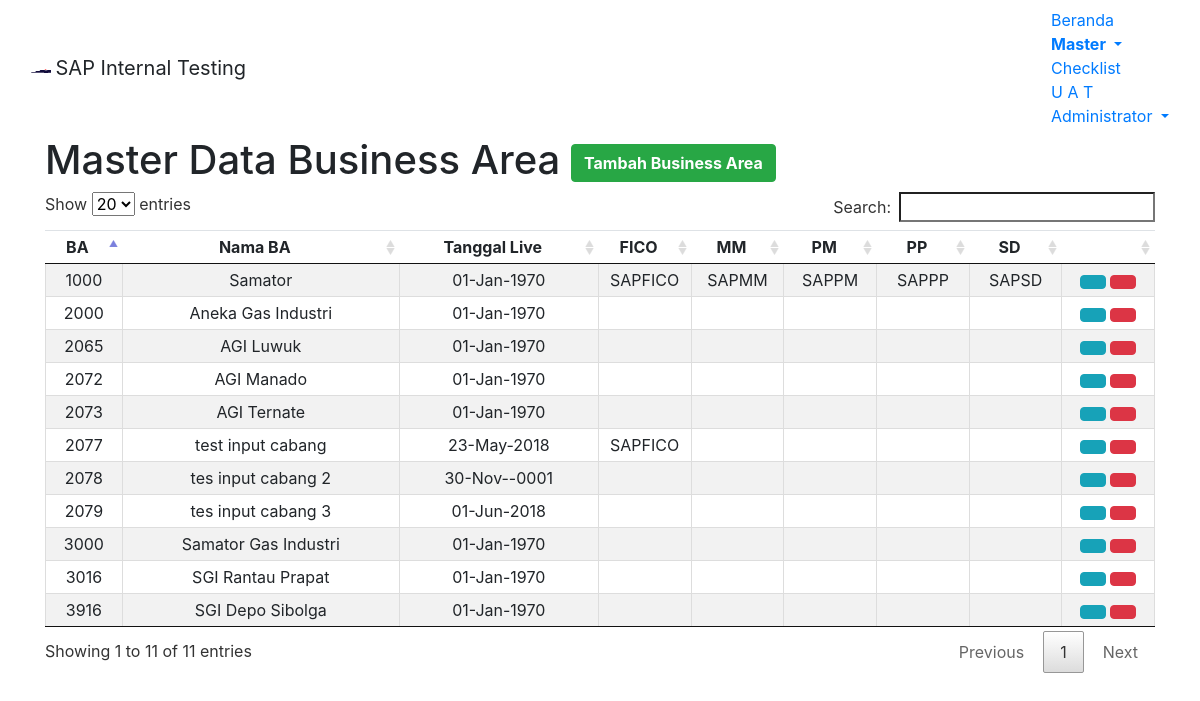
The page /module/home/m-ba.php (signed in) on the database its author committed.
### tables this page shows
CREATE TABLE `m_ba` (
  `id` int(11) NOT NULL,
  `idba` int(4) NOT NULL,
  `nameba` varchar(255) NOT NULL,
  `date_live` date DEFAULT NULL,
  `p_fico` varchar(255) DEFAULT NULL,
  `p_mm` varchar(255) DEFAULT NULL,
  `p_pm` varchar(255) DEFAULT NULL,
  `p_pp` varchar(255) DEFAULT NULL,
  `p_sd` varchar(255) DEFAULT NULL,
  `chg_by` varchar(255) DEFAULT NULL,
  `chg_date` datetime DEFAULT NULL
);

### module/home/m-ba.php (the view, shortened to what this page needs)
<!DOCTYPE html>
<?php
	$root = "../../";
?>
 <html lang="en-US">
<head>
<link href="<?php echo $root; ?>assets/css/bootstrap.min.css" rel="stylesheet">
<link href="<?php echo $root; ?>assets/datatables/media/css/jquery.dataTables.min.css" rel="stylesheet">
<link href="<?php echo $root; ?>assets/bs-select/css/bootstrap-select.min.css" rel="stylesheet">
<body>
	<nav class="navbar navbar-default">
	  <div class="container-fluid">
		<div class="navbar-header">
		  <img alt="Samator" class="navbar-text" src="<?php echo $root; ?>assets/images/s-logo.png" width="20" height="20">
		  <a class="navbar-brand">SAP Internal Testing</a>
		</div>
		<ul class="nav navbar-nav navbar-right">
			<li><a href="<?php echo $root; ?>module/home/home.php">Beranda</a></li>
			<li class="dropdown active">
				<a class="dropdown-toggle" data-toggle="dropdown" href="#"><b>Master
				<span class="caret"></span></b></a>
			</li>
			<li><a href="<?php echo $root; ?>module/home/checklist.php">Checklist</a></li>
			<li><a href="<?php echo $root; ?>module/home/uat.php">U A T</a></li>
			<li class="dropdown">
				<a class="dropdown-toggle" data-toggle="dropdown" href="#"><span class="glyphicon glyphicon-user" aria-hidden="true"></span>
				<?php echo $_SESSION["longname"]; ?>
				<span class="caret"></span></a>
			</li>
		</ul>
	  </div>
	</nav>
	<div class="container container-fluid">
		<h1>Master Data Business Area
			<?php
				if ($_SESSION['modul']=="ABAP" || $_SESSION['modul']=="BASIS")
				{
			?>
			<button type="button" class="btn btn-success pull-right" data-toggle="modal" data-target="#modaladdba"><span class="glyphicon glyphicon-plus"></span> <b>Tambah Business Area</b></button>
			<?php
				}
				else
				{
				}
			?>
		</h1>
	</div>
	<div class="container container-fluid">
		<table id="tableBA" class="table table-hover text-center table-striped compact cell-border">
			<thead>
				<tr>
					<td><b>BA</b></td>
					<td><b>Nama BA</b></td>
					<td><b>Tanggal Live</b></td>
					<td class="col-md-1 col-lg-1"><b>FICO</b></td>
					<td class="col-md-1 col-lg-1"><b>MM</b></td>
					<td class="col-md-1 col-lg-1"><b>PM</b></td>
					<td class="col-md-1 col-lg-1"><b>PP</b></td>
					<td class="col-md-1 col-lg-1"><b>SD</b></td>
					<?php if ($_SESSION['modul']=="ABAP" || $_SESSION['modul']=="BASIS") { ?>
					<td class="col-md-1"></td>
					<?php } else {} ?>
				</tr>
			</thead>
			<tbody data-link="row">
			<?php
				$con = mysqli_connect("localhost","root","","saptest");
				$query = "SELECT * FROM m_ba";
				$result = mysqli_query($con,$query);
				while($row = mysqli_fetch_array($result,MYSQLI_ASSOC))
				{
					echo "<tr>";
						echo "<td style:'border=1px solid black'>".$row['idba']."</td>";
						echo "<td style:'border=1px solid black'>".$row['nameba']."</td>";
						$origDate = $row['date_live'];
						$newDate = date("d-M-Y", strtotime($origDate));
						echo "<td style:'border=1px solid black'>".$newDate."</td>";
						echo "<td style:'border=1px solid black'>".$row['p_fico']."</td>";
						echo "<td style:'border=1px solid black'>".$row['p_mm']."</td>";
						echo "<td style:'border=1px solid black'>".$row['p_pm']."</td>";
						echo "<td style:'border=1px solid black'>".$row['p_pp']."</td>";
						echo "<td style:'border=1px solid black'>".$row['p_sd']."</td>";
					if ($_SESSION['modul']=="ABAP" || $_SESSION['modul']=="BASIS")
						{
			?>
							<td><a type='button' class='btn btn-info btn-xs' data-toggle='modal' href="#modalEditBA<?php echo $row['idba']; ?>"><span class='glyphicon glyphicon-pencil'></span></a>
												<?php
													$con = mysqli_connect("localhost","root","","saptest");
													$sql = "SELECT * FROM user where usermodul='MM'";
													$result2 = mysqli_query($con,$sql);
													while ($row = mysqli_fetch_array($result2,MYSQLI_ASSOC))
													{
														echo "<option value='$row[userid]'>$row[userid] - $row[userlname]</option>";
													}
												?><br><br>
												<?php
													$con = mysqli_connect("localhost","root","","saptest");
													$sql = "SELECT * FROM user where usermodul='PM'";
													$result3 = mysqli_query($con,$sql);
													while ($row = mysqli_fetch_array($result3,MYSQLI_ASSOC))
													{
														echo "<option value='$row[userid]'>$row[userid] - $row[userlname]</option>";
													}
												?><br><br>
												<?php
													$con = mysqli_connect("localhost","root","","saptest");
													$sql = "SELECT * FROM user where usermodul='PP'";
													$result4 = mysqli_query($con,$sql);
													while ($row = mysqli_fetch_array($result4,MYSQLI_ASSOC))
													{
														echo "<option value='$row[userid]'>$row[userid] - $row[userlname]</option>";
													}
												?><br><br>
												<?php
													$con = mysqli_connect("localhost","root","","saptest");
													$sql = "SELECT * FROM user where usermodul='SD'";
													$result5 = mysqli_query($con,$sql);
													while ($row = mysqli_fetch_array($result5,MYSQLI_ASSOC))
													{
														echo "<option value='$row[userid]'>$row[userid] - $row[userlname]</option>";
													}
												?><br><br>
							<a type='button' class='btn btn-danger btn-xs' data-toggle='modal' href="#modalDelBA<?php echo $row['idba']; ?>"><span class='glyphicon glyphicon-trash'></span></a></td>
			<?php
						}
						else
						{
						}
					echo "</tr>";
				}
			?>
			</tbody>
		</table>
	</div>
</body>

### rows shown on the page
m_ba: idba "1000", nameba "Samator", newDate "01-Jan-1970", p_fico "SAPFICO", p_mm "SAPMM", p_pm "SAPPM", p_pp "SAPPP", p_sd "SAPSD"
m_ba: idba "2000", nameba "Aneka Gas Industri", newDate "01-Jan-1970"
m_ba: idba "3000", nameba "Samator Gas Industri", newDate "01-Jan-1970"
m_ba: idba "3016", nameba "SGI Rantau Prapat", newDate "01-Jan-1970"
m_ba: idba "3916", nameba "SGI Depo Sibolga", newDate "01-Jan-1970"
m_ba: idba "2072", nameba "AGI Manado", newDate "01-Jan-1970"
m_ba: idba "2073", nameba "AGI Ternate", newDate "01-Jan-1970"
m_ba: idba "2065", nameba "AGI Luwuk", newDate "01-Jan-1970"
m_ba: idba "2077", nameba "test input cabang", date_live "23-May-2018", p_fico "SAPFICO"
m_ba: idba "2078", nameba "tes input cabang 2", date_live "30-Nov--0001"
m_ba: idba "2079", nameba "tes input cabang 3", date_live "01-Jun-2018"

### other values the page prints
$_SESSION["longname"] "Administrator"
